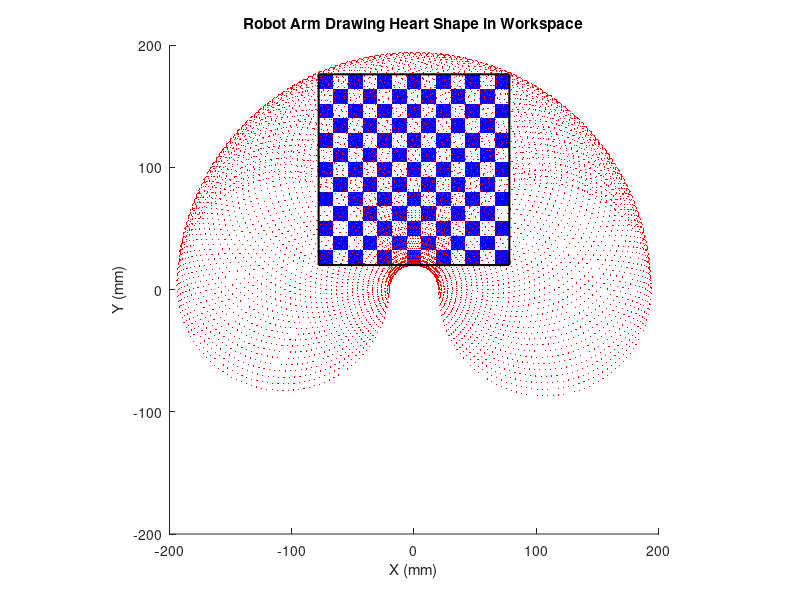

This chart was generated by the following MATLAB code: (Note: this script raises an error after producing the figure.)
close all;
clear;
clc;

% Parameters for robot arm
r1 = 107; % Length of first link (in mm)
r2 = 87;  % Length of second link (in mm)
t1 = 0;   % Initial angle of joint 1 (in radians)
t2 = -pi/4; % Initial angle of joint 2 (in radians)

% Define rectangle dimensions
rect_width = 156;  % Width of the rectangle
rect_height = 156; % Height of the rectangle
rect_x = -78;      % Left edge at -78
rect_y = 20;       % Bottom edge at 20

% Adjust rectangle to new coordinates
rect_x_right = 78; % Right edge at 78
rect_y_top = 176;  % Top edge at 176
rect_width = rect_x_right - rect_x; % Recalculate width
rect_height = rect_y_top - rect_y; % Recalculate height

% Heart shape parameters
t = linspace(0, 2 * pi, 1000); % Parameter for heart shape
heart_x = 6 * sin(t).^3; % X-coordinates of the heart
heart_y = 5 * cos(t) - 2 * cos(2 * t) - cos(3 * t) - cos(4 * t); % Y-coordinates of the heart
heart_x = heart_x * 7; % Scale the heart
heart_y = heart_y * 7;

% Center the heart shape in the rectangle
heart_x = heart_x + (rect_x + rect_width / 2);
heart_y = heart_y + (rect_y + rect_height / 2);

% Control parameters
damping_factor = 0.01; % Damping factor for DLS
step_limit = 5; % Maximum step size for target clamping (in mm)
gain = 0.5; % Gain for Jacobian transpose method
tolerance = 1; % Position error tolerance (in mm)
max_iterations = 1000; % Maximum number of iterations
dt = 0.01; % Time step for visualization

% Initialize figure for visualization
figure;
hold on;
axis equal;
xlim([-200, 200]);
ylim([-200, 200]);
xlabel('X (mm)');
ylabel('Y (mm)');
title('Robot Arm Drawing Heart Shape in Workspace');

% Plot the complete workspace of the robot arm
[theta1, theta2] = meshgrid(0:0.05:pi, -pi:0.05:pi);
workspace_x = r1 * cos(theta1) + r2 * cos(theta1 + theta2);
workspace_y = r1 * sin(theta1) + r2 * sin(theta1 + theta2);
plot(workspace_x(:), workspace_y(:), 'r.', 'MarkerSize', 1, 'DisplayName', 'Workspace');

% Draw checkered rectangle
square_size = 12; % Size of each square in the checkered pattern
for i = 0:(rect_width / square_size - 1)
    for j = 0:(rect_height / square_size - 1)
        square_x = rect_x + i * square_size;
        square_y = rect_y + j * square_size;
        if mod(i + j, 2) == 0
            fill([square_x, square_x + square_size, square_x + square_size, square_x], ...
                 [square_y, square_y, square_y + square_size, square_y + square_size], 'b', 'EdgeColor', 'none');
        else
            fill([square_x, square_x + square_size, square_x + square_size, square_x], ...
                 [square_y, square_y, square_y + square_size, square_y + square_size], 'w', 'EdgeColor', 'none');
        end
    end
end
rectangle('Position', [rect_x, rect_y, rect_width, rect_height], 'EdgeColor', 'k', 'LineWidth', 1.5);

% Initialize arrays to store end-effector trajectory and joint angles
trajectory_x = [];
trajectory_y = [];
angles_t1 = [];
angles_t2 = [];

% Main loop to draw the heart shape
for point_idx = 1:length(heart_x)
    % Desired position for this step
    x_d = [heart_x(point_idx); heart_y(point_idx)];

    % Initialize iteration variables
    for i = 1:max_iterations
        % Forward kinematics to calculate current end-effector position
        T = forward_kinematics(r1, r2, t1, t2);
        x = T(1, 4);
        y = T(2, 4);
        current_position = [x; y];

        % Calculate position error
        error = x_d - current_position;

        % Target clamping: Limit the step size to avoid large jumps
        if norm(error) > step_limit
            error = step_limit * (error / norm(error));
        end

        % Compute Jacobian for the current joint angles
        J = ik_jacobian(r1, r2, t1, t2);

        % Damped Least Squares (DLS) method for stable inverse calculation
        inv_J_damped = (J' * J + damping_factor^2 * eye(size(J, 2))) \ J';
        delta_q_dls = inv_J_damped * error;

        % Update joint angles using calculated change
        t1 = t1 + delta_q_dls(1);
        t2 = t2 + delta_q_dls(2);

        % Check if the end-effector is within the desired tolerance
        if norm(error) < tolerance
            break;
        end
    end

    % Store the current end-effector position
    trajectory_x = [trajectory_x, x];
    trajectory_y = [trajectory_y, y];
    angles_t1 = [angles_t1, rad2deg(t1)]; % Convert to degrees
    angles_t2 = [angles_t2, rad2deg(t2)]; % Convert to degrees

    % Plot the current position of the robot arm
    plot([0, r1*cos(t1), r1*cos(t1) + r2*cos(t1 + t2)], ...
         [0, r1*sin(t1), r1*sin(t1) + r2*sin(t1 + t2)], '-o', 'LineWidth', 1.5);

    % Plot the trajectory of the end-effector
    plot(trajectory_x, trajectory_y, 'y-', 'LineWidth', 1);

    % Display current angles and end-effector position in the figure
    text(-190, -150, sprintf('End-Effector: (%.2f, %.2f) mm\nt1: %.2f°\nt2: %.2f°', x, y, rad2deg(t1), rad2deg(t2)), ...
         'FontSize', 10, 'BackgroundColor', 'w');

    pause(dt); % Pause for visualization
end

% Add legend to the plot
legend('Workspace', '156x156 Region', 'End-Effector Trajectory', 'Location', 'southeast');

% Plot joint angles over time
figure;
subplot(2, 1, 1);
plot(angles_t1, 'b-', 'LineWidth', 1.5);
xlabel('Step');
ylabel('Joint 1 Angle (°)');
title('Joint 1 Angle Variation');
grid on;

subplot(2, 1, 2);
plot(angles_t2, 'g-', 'LineWidth', 1.5);
xlabel('Step');
ylabel('Joint 2 Angle (°)');
title('Joint 2 Angle Variation');
grid on;

%% Function Definitions

% Forward kinematics function
function T = forward_kinematics(r1, r2, t1, t2)
    % Compute transformation matrices
    T1 = [cos(t1), -sin(t1), 0, r1*cos(t1);
          sin(t1),  cos(t1), 0, r1*sin(t1);
          0,        0,       1, 0;
          0,        0,       0, 1];
    T2 = [cos(t2), -sin(t2), 0, r2*cos(t2);
          sin(t2),  cos(t2), 0, r2*sin(t2);
          0,        0,       1, 0;
          0,        0,       0, 1];
    T = T1 * T2; % Combined transformation
end

% Jacobian calculation function
function J = ik_jacobian(r1, r2, t1, t2)
    % Compute the Jacobian for a 2-link planar manipulator
    J11 = -r1*sin(t1) - r2*sin(t1 + t2);
    J12 = -r2*sin(t1 + t2);
    J21 =  r1*cos(t1) + r2*cos(t1 + t2);
    J22 =  r2*cos(t1 + t2);
    J = [J11, J12; J21, J22];
end
